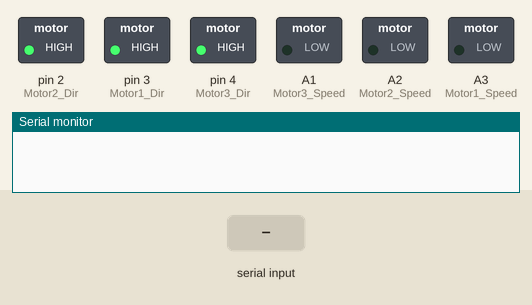
A sketch run on a simulated Arduino Leonardo, built with avr-gcc and run on an emulated ATmega32U4. Shown: switched loads named in the sketch (green lamp = pin HIGH), the last lines printed to the serial monitor. The inputs (shaded band) are chosen by the test bench.

Above: at 1.4 s.
1.5 s: "forward 1\n" received over Serial
At 2.6 s:
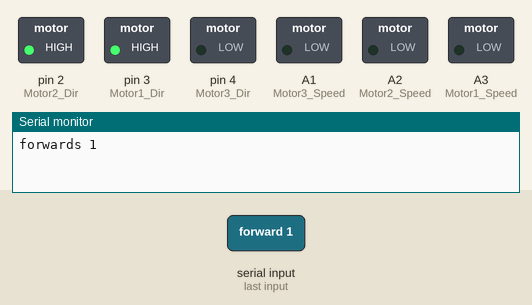
3.0 s: "backward 1\n" received over Serial
At 3.5 s:
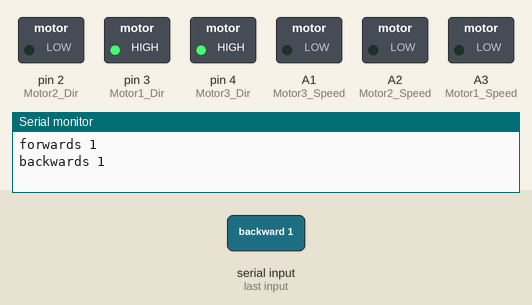
4.5 s: "turnRight 1\n" received over Serial
At 5.7 s:
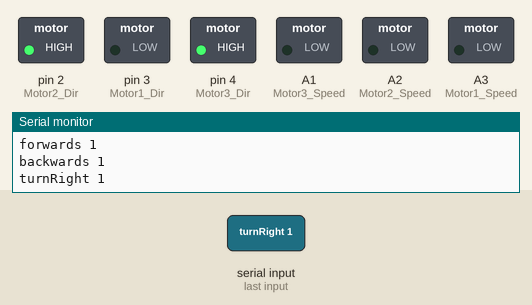
6.0 s: "turnLeft 1\n" received over Serial
At 7.0 s:
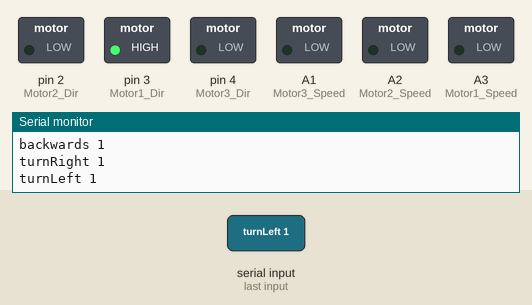
7.5 s: "moveRight 1\n" received over Serial
At 8.1 s:
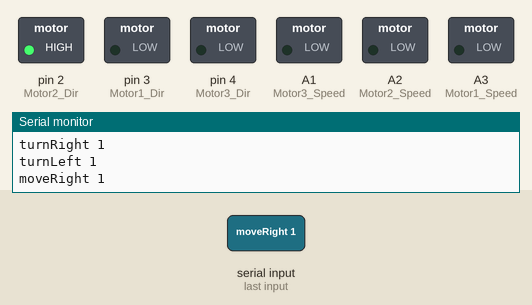
9.0 s: "forward 150\n" received over Serial
At 9.3 s:
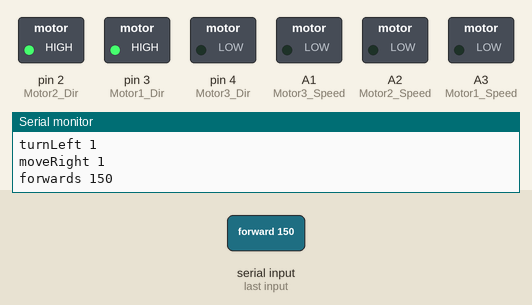
Timing chart, 0 to 11.5 s (numbered marks = the images above; inputs shaded):
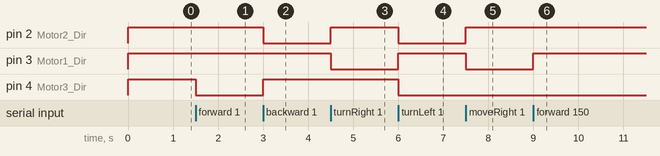

The sketch:

pyserial-multiple-instructions.ino
```cpp
//FRONT MOTOR
#define Motor1_Speed A3 //PWM1
#define Motor1_Dir 3 //DIR1

//BACK LEFT MOTOR
#define Motor2_Speed A2 //PWM2
#define Motor2_Dir 2 //DIR2

//BACK RIGHT MOTOR
#define Motor3_Speed A1 //PWM2 (second h-bridge)
#define Motor3_Dir 4 //DIR2 (second-bridge)

//global current speed of motors + directions
int gCurSpeed1 = 0;
int gCurSpeed2 = 0;
int gCurSpeed3 = 0;
int gSliderSpeed = 25;
bool curDir1 = HIGH; //HIGH = forward direction
bool curDir2 = HIGH; //HIGH = forward direction
bool curDir3 = HIGH; //HIGH = forward direction


void changeSpeedSmooth(int curSpeed1, int newSpeed1, int curSpeed2, int newSpeed2, int curSpeed3, int newSpeed3){
  //bool flip1, bool flip2, bool flip3){

  int i = curSpeed1, j = curSpeed2, k = curSpeed3;
  while(i != newSpeed1 || j != newSpeed2 || k != newSpeed3){
    if(i < newSpeed1) i++;
    else if(i > newSpeed1) i--;
    if(j < newSpeed2) j++;
    else if(j > newSpeed2) j--;
    if(k < newSpeed3) k++;
    else if(k > newSpeed3) k--;

    analogWrite(Motor1_Speed, i);
    analogWrite(Motor2_Speed, j);
    analogWrite(Motor3_Speed, k);

    delay(10);
    //delay is used to slow down the update of the speed to the motors
    //this is to ensure we don't immediately jump from 0 to max speed and fry our motor controller
  }

  /*
  //update direction pins on flip condition
  if(flip1) digitalWrite(Motor1_Dir, curDir1);
  if(flip2) digitalWrite(Motor2_Dir, curDir2);
  if(flip3) digitalWrite(Motor3_Dir, curDir3);
  */
  delay(10);
  gCurSpeed1 = newSpeed1;
  gCurSpeed2 = newSpeed2;
  gCurSpeed3 = newSpeed3;
}
void setup() {
  // put your setup code here, to run once:
  //setup motor control pins
  pinMode(Motor1_Speed, OUTPUT);
  pinMode(Motor1_Dir, OUTPUT);
  pinMode(Motor2_Speed, OUTPUT);
  pinMode(Motor2_Dir, OUTPUT);
  pinMode(Motor3_Speed, OUTPUT);
  pinMode(Motor3_Dir, OUTPUT);

  //initilize speed and direction to 0
  analogWrite(Motor1_Speed,gCurSpeed1);
  digitalWrite(Motor1_Dir,curDir1);
  analogWrite(Motor2_Speed,gCurSpeed2);
  digitalWrite(Motor2_Dir,curDir2);
  analogWrite(Motor3_Speed,gCurSpeed3);
  digitalWrite(Motor3_Dir,curDir3);

  curDir1 = HIGH;
  curDir2 = HIGH;
  curDir3 = HIGH;
  digitalWrite(Motor1_Dir, curDir1);
  digitalWrite(Motor2_Dir, curDir2);
  digitalWrite(Motor3_Dir, curDir3);

  changeSpeedSmooth(gCurSpeed1, 0, gCurSpeed2, gSliderSpeed, gCurSpeed3, gSliderSpeed);

  Serial.begin(9600);  // Start serial communication at 9600 baud rate
  while (!Serial) {
    ;  // Wait for serial port to connect (needed for some boards like Leonardo)
  }
}


int motor3_compensate = 15;
/*
  MOTOR 1: HIGH = CW
  MOTOR 2: HIGH = CCW
  MOTOR 3: HIGH = CCW
*/
void goForwards(int speed, int time_ms){
  Serial.print("forwards ");
  Serial.println(time_ms);

  curDir1 = HIGH;
  curDir2 = HIGH;
  curDir3 = LOW;
  digitalWrite(Motor1_Dir, curDir1);
  digitalWrite(Motor2_Dir, curDir2);
  digitalWrite(Motor3_Dir, curDir3);

  changeSpeedSmooth(gCurSpeed1, 0, gCurSpeed2, gSliderSpeed, gCurSpeed3, gSliderSpeed+motor3_compensate);

  int currentTime = millis();
  while(millis() - currentTime < time_ms){}
}
void goBackwards(int speed, int time_ms){
  Serial.print("backwards ");
  Serial.println(time_ms);
  curDir1 = HIGH;
  curDir2 = LOW;
  curDir3 = HIGH;
  digitalWrite(Motor1_Dir, curDir1);
  digitalWrite(Motor2_Dir, curDir2);
  digitalWrite(Motor3_Dir, curDir3);

  changeSpeedSmooth(gCurSpeed1, 0, gCurSpeed2, gSliderSpeed, gCurSpeed3, gSliderSpeed+motor3_compensate);

  int currentTime = millis();
  while(millis() - currentTime < time_ms){}
}
bool permStop = true;
void stop(int time_ms){
  Serial.print("stop ");
  Serial.println(time_ms);
  curDir1 = HIGH;
  curDir2 = HIGH;
  curDir3 = HIGH;
  digitalWrite(Motor1_Dir, curDir1);
  digitalWrite(Motor2_Dir, curDir2);
  digitalWrite(Motor3_Dir, curDir3);

  changeSpeedSmooth(gCurSpeed1, 0, gCurSpeed2, 0, gCurSpeed3, 0);

  if(time_ms != -1){
    int currentTime = millis();
    while(millis() - currentTime < time_ms){}
  } else {
    permStop = true;
  }
}
void turnRight(int speed, int time_ms){
  Serial.print("turnRight ");
  Serial.println(time_ms);
  curDir1 = LOW;
  curDir2 = HIGH;
  curDir3 = HIGH;
  digitalWrite(Motor1_Dir, curDir1);
  digitalWrite(Motor2_Dir, curDir2);
  digitalWrite(Motor3_Dir, curDir3);

  changeSpeedSmooth(gCurSpeed1, gSliderSpeed, gCurSpeed2, gSliderSpeed, gCurSpeed3, gSliderSpeed+motor3_compensate);

  int currentTime = millis();
  while(millis() - currentTime < time_ms){}
}
void turnLeft(int speed, int time_ms){
  Serial.print("turnLeft ");
  Serial.println(time_ms);
  curDir1 = HIGH;
  curDir2 = LOW;
  curDir3 = LOW;
  digitalWrite(Motor1_Dir, curDir1);
  digitalWrite(Motor2_Dir, curDir2);
  digitalWrite(Motor3_Dir, curDir3);

  changeSpeedSmooth(gCurSpeed1, gSliderSpeed, gCurSpeed2, gSliderSpeed, gCurSpeed3, gSliderSpeed+motor3_compensate);

  int currentTime = millis();
  while(millis() - currentTime < time_ms){}
}
void moveRight(int speed, int time_ms){
  Serial.print("moveRight ");
  Serial.println(time_ms);
  curDir1 = LOW;
  curDir2 = HIGH;
  curDir3 = LOW;
  digitalWrite(Motor1_Dir, curDir1);
  digitalWrite(Motor2_Dir, curDir2);
  digitalWrite(Motor3_Dir, curDir3);

  changeSpeedSmooth(gCurSpeed1, gSliderSpeed*1.5, gCurSpeed2, 0, gCurSpeed3, gSliderSpeed+motor3_compensate);

  int currentTime = millis();
  while(millis() - currentTime < time_ms){}
}
void moveLeft(int speed, int time_ms){
  Serial.print("moveLeft ");
  Serial.println(time_ms);
  curDir1 = HIGH;
  curDir2 = HIGH;
  curDir3 = LOW;
  digitalWrite(Motor1_Dir, curDir1);
  digitalWrite(Motor2_Dir, curDir2);
  digitalWrite(Motor3_Dir, curDir3);

  changeSpeedSmooth(gCurSpeed1, gSliderSpeed*1.5, gCurSpeed2, gSliderSpeed, gCurSpeed3, 0);

  int currentTime = millis();
  while(millis() - currentTime < time_ms){}
}

bool isEnd = false;

String nextWord(String &input) {
  input.trim(); // Remove leading/trailing spaces
  int index = input.indexOf(' ');

  if (index == -1) {
    isEnd = true;  // No more spaces
    String word = input;
    input = "";    // Clear input
    return word; // return last word
  }

  String word = input.substring(0, index); // return first word
  input = input.substring(index + 1); // remove first word from the string
  return word;
}

void splitString(String input, String words[]) {
  int i = 0;
  isEnd = false;

  while (!isEnd && i < 20) {
    words[i++] = nextWord(input);
  }
}

void processCommand(String command, int time){
  if (command == "forward") {
      goForwards(gSliderSpeed, time);  // Move forward for 5 seconds
  } else if (command == "backward") {
      goBackwards(gSliderSpeed, time);
  }  else if (command == "turnRight") {
      turnRight(gSliderSpeed, time);
  } else if (command == "turnLeft") {
      turnLeft(gSliderSpeed, time);
  } else if (command == "moveRight") {
      moveRight(gSliderSpeed, time);
  } else if (command == "moveLeft") {
      moveLeft(gSliderSpeed, time);
  } else if (command == "stop"){
      stop(time);
  }
}

void loop() {
    static String words[20];
    if (permStop){
      changeSpeedSmooth(gCurSpeed1, 0, gCurSpeed2, 0, gCurSpeed3, 0);
    }

    if (Serial.available()) {
      permStop = false;
      String command = Serial.readStringUntil('\n');
      command.trim();
      splitString(command, words);

      for (int i = 0; i < 18; i += 2) {
        if (words[i] == "" || words[i + 1] == "") break;
        String subCommand = words[i];
        int value = words[i + 1].toInt();
        processCommand(subCommand, value);
      }
    }
}
```

Measured:
- after the input at 1.5 s, pin 4 (Motor3_Dir): HIGH → LOW at once
- after the input at 3.0 s, pin 2 (Motor2_Dir): HIGH → LOW at once; pin 4 (Motor3_Dir): LOW → HIGH at once
- after the input at 4.5 s, pin 2 (Motor2_Dir): LOW → HIGH at once; pin 3 (Motor1_Dir): HIGH → LOW at once
- after the input at 6.0 s, pin 2 (Motor2_Dir), pin 4 (Motor3_Dir): HIGH → LOW at once; pin 3 (Motor1_Dir): LOW → HIGH at once
- after the input at 7.5 s, pin 2 (Motor2_Dir): LOW → HIGH at once; pin 3 (Motor1_Dir): HIGH → LOW at once
- after the input at 9.0 s, pin 3 (Motor1_Dir): LOW → HIGH at once
